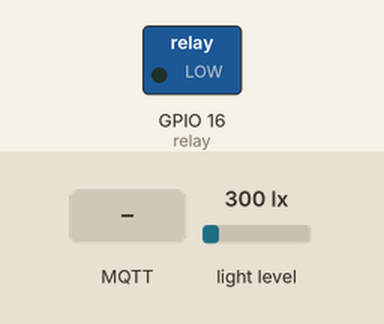
This sketch was run on a simulated ESP32. Shown: switched loads named in the sketch (green lamp = pin HIGH). The test bench sets the inputs (shaded band); at power-on: light level 300 lx. WiFi joins after 1.5 s; servers stay silent unless stated; no MQTT or app messages arrive unless stated; what the sketch prints to the serial monitor is not drawn.

Above: at 3.2 s.
3.3 s: MQTT message "0" arrives on the first subscribed topic
At 4.7 s:
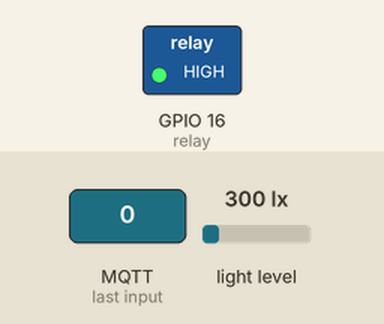
5.5 s: MQTT message "1" arrives on the first subscribed topic
At 7.5 s:
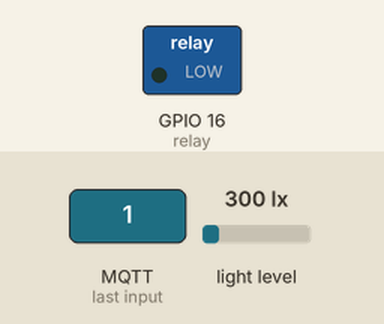
Timing chart, 0 to 9.0 s (numbered marks = the images above; inputs shaded):
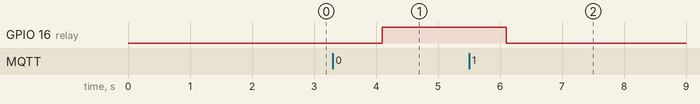

The sketch:

ESP32.ino
```cpp
//thư viện
#include <Wire.h>
#include <BH1750.h>
#include <WiFi.h>
#include <WiFiClientSecure.h>
#include <PubSubClient.h>
#include <Arduino_JSON.h>

const char* ssid = "hungwifi";      //tên wifi
const char* password = "12345678";  // mật khẩu

const char* mqtt_server = "cfdc549178f54de381adaf8a1f088efc.s2.eu.hivemq.cloud";
const char* mqtt_username = "mikehung611";
const char* mqtt_password = "Nguyenvanhung2002";
const int mqtt_port = 8883;

#define relay 16
#define sub "relay"

float lux = 0;

BH1750 lightMeter;
WiFiClientSecure esp_client;
PubSubClient client(esp_client);
JSONVar data;

#define MSG_BUFFER_SIZE (500)
char msg[MSG_BUFFER_SIZE];
int value = 0;

static const char* root_ca PROGMEM = R"EOF(
-----BEGIN CERTIFICATE-----
MIIFazCCA1OgAwIBAgIRAIIQz7DSQONZRGPgu2OCiwAwDQYJKoZIhvcNAQELBQAw
TzELMAkGA1UEBhMCVVMxKTAnBgNVBAoTIEludGVybmV0IFNlY3VyaXR5IFJlc2Vh
cmNoIEdyb3VwMRUwEwYDVQQDEwxJU1JHIFJvb3QgWDEwHhcNMTUwNjA0MTEwNDM4
WhcNMzUwNjA0MTEwNDM4WjBPMQswCQYDVQQGEwJVUzEpMCcGA1UEChMgSW50ZXJu
ZXQgU2VjdXJpdHkgUmVzZWFyY2ggR3JvdXAxFTATBgNVBAMTDElTUkcgUm9vdCBY
MTCCAiIwDQYJKoZIhvcNAQEBBQADggIPADCCAgoCggIBAK3oJHP0FDfzm54rVygc
h77ct984kIxuPOZXoHj3dcKi/vVqbvYATyjb3miGbESTtrFj/RQSa78f0uoxmyF+
0TM8ukj13Xnfs7j/EvEhmkvBioZxaUpmZmyPfjxwv60pIgbz5MDmgK7iS4+3mX6U
A5/TR5d8mUgjU+g4rk8Kb4Mu0UlXjIB0ttov0DiNewNwIRt18jA8+o+u3dpjq+sW
T8KOEUt+zwvo/7V3LvSye0rgTBIlDHCNAymg4VMk7BPZ7hm/ELNKjD+Jo2FR3qyH
B5T0Y3HsLuJvW5iB4YlcNHlsdu87kGJ55tukmi8mxdAQ4Q7e2RCOFvu396j3x+UC
B5iPNgiV5+I3lg02dZ77DnKxHZu8A/lJBdiB3QW0KtZB6awBdpUKD9jf1b0SHzUv
KBds0pjBqAlkd25HN7rOrFleaJ1/ctaJxQZBKT5ZPt0m9STJEadao0xAH0ahmbWn
OlFuhjuefXKnEgV4We0+UXgVCwOPjdAvBbI+e0ocS3MFEvzG6uBQE3xDk3SzynTn
jh8BCNAw1FtxNrQHusEwMFxIt4I7mKZ9YIqioymCzLq9gwQbooMDQaHWBfEbwrbw
qHyGO0aoSCqI3Haadr8faqU9GY/rOPNk3sgrDQoo//fb4hVC1CLQJ13hef4Y53CI
rU7m2Ys6xt0nUW7/vGT1M0NPAgMBAAGjQjBAMA4GA1UdDwEB/wQEAwIBBjAPBgNV
HRMBAf8EBTADAQH/MB0GA1UdDgQWBBR5tFnme7bl5AFzgAiIyBpY9umbbjANBgkq
hkiG9w0BAQsFAAOCAgEAVR9YqbyyqFDQDLHYGmkgJykIrGF1XIpu+ILlaS/V9lZL
ubhzEFnTIZd+50xx+7LSYK05qAvqFyFWhfFQDlnrzuBZ6brJFe+GnY+EgPbk6ZGQ
3BebYhtF8GaV0nxvwuo77x/Py9auJ/GpsMiu/X1+mvoiBOv/2X/qkSsisRcOj/KK
NFtY2PwByVS5uCbMiogziUwthDyC3+6WVwW6LLv3xLfHTjuCvjHIInNzktHCgKQ5
ORAzI4JMPJ+GslWYHb4phowim57iaztXOoJwTdwJx4nLCgdNbOhdjsnvzqvHu7Ur
TkXWStAmzOVyyghqpZXjFaH3pO3JLF+l+/+sKAIuvtd7u+Nxe5AW0wdeRlN8NwdC
jNPElpzVmbUq4JUagEiuTDkHzsxHpFKVK7q4+63SM1N95R1NbdWhscdCb+ZAJzVc
oyi3B43njTOQ5yOf+1CceWxG1bQVs5ZufpsMljq4Ui0/1lvh+wjChP4kqKOJ2qxq
4RgqsahDYVvTH9w7jXbyLeiNdd8XM2w9U/t7y0Ff/9yi0GE44Za4rF2LN9d11TPA
mRGunUHBcnWEvgJBQl9nJEiU0Zsnvgc/ubhPgXRR4Xq37Z0j4r7g1SgEEzwxA57d
emyPxgcYxn/eR44/KJ4EBs+lVDR3veyJm+kXQ99b21/+jh5Xos1AnX5iItreGCc=
-----END CERTIFICATE-----
)EOF";

void mqtt() {
  while (!client.connected()) {
    Serial.println("Attempting MQTT connection...");
    String clientId = "ESP8266Client";

    if (client.connect(clientId.c_str(), mqtt_username, mqtt_password)) {
      Serial.println("Connected.");
      client.subscribe(sub);
    } else {
      Serial.println("Try again.");
    }
  }
}

void sensor() {
  lux = lightMeter.readLightLevel();
  Serial.print("Light: ");
  Serial.print(lux);
  Serial.println(" lx");
}

void control() {
  int state = digitalRead(relay);
  data["state"] = state;
  Serial.println(state);
}

void sendmqtt() {
  data["light"] = lux;
  String jsonString = JSON.stringify(data);
  client.publish("data", jsonString.c_str());
}

void callback(char* topic, byte* payload, unsigned int length) {
  Serial.print("Message arrived [");
  Serial.print(topic);
  Serial.print("] ");
if (strstr(topic,sub)){                      // lệnh strstr là tìm kiếm trong topic có sub1 hay không
    for (int i = 0; i < length; i++) {
      Serial.print((char)payload[i]);
    }
    Serial.println();
    if ((char)payload[0] == '0') {
      digitalWrite(relay, HIGH);                  // Turn the LED on (relay mức tích cực thấp)
    } else {
      digitalWrite(relay, LOW);                 // Turn the LED off by making the voltage HIGH
    }
  }
}

void setup() {
  pinMode(relay, OUTPUT);

  Serial.begin(9600);  //UART baund
  Wire.begin();
  lightMeter.begin();
  Serial.println(F("BH1750 Test begin"));  //in ra serial

  WiFi.begin(ssid, password);

  while (WiFi.status() != WL_CONNECTED) {
    delay(1000);
    Serial.println("Kết nối với mạng Wi-Fi...");
  }
  Serial.println("Đã kết nối với mạng Wi-Fi.");

  esp_client.setCACert(root_ca);
  client.setServer(mqtt_server, mqtt_port);  //khởi chạy mqtt
  client.setCallback(callback);
  mqtt();
}

void loop() {
  client.loop();
  sensor();
  sendmqtt();
  delay(1000);
}
```

Measured:
- after the input at 3.3 s, GPIO 16 (relay): LOW → HIGH after 0.80 s
- after the input at 5.5 s, GPIO 16 (relay): HIGH → LOW after 0.60 s
